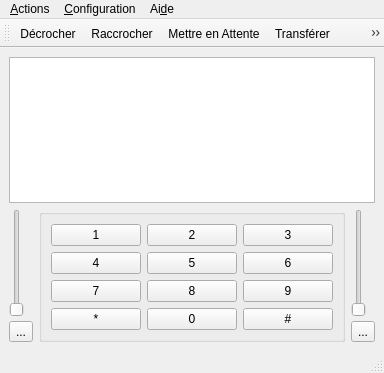
<ui version="4.0" >
 <class>SFLPhone</class>
 <widget class="QMainWindow" name="SFLPhone" >
  <property name="geometry" >
   <rect>
    <x>0</x>
    <y>0</y>
    <width>384</width>
    <height>373</height>
   </rect>
  </property>
  <property name="windowTitle" >
   <string>SFLPhone</string>
  </property>
  <widget class="QWidget" name="centralwidget" >
   <layout class="QVBoxLayout" name="verticalLayout" >
    <item>
     <widget class="QListWidget" name="listWidget_callList" />
    </item>
    <item>
     <layout class="QHBoxLayout" name="horizontalLayout" >
      <item>
       <layout class="QVBoxLayout" name="verticalLayout_2" >
        <property name="spacing" >
         <number>4</number>
        </property>
        <property name="sizeConstraint" >
         <enum>QLayout::SetDefaultConstraint</enum>
        </property>
        <property name="rightMargin" >
         <number>0</number>
        </property>
        <item>
         <widget class="QSlider" name="verticalSlider_2" >
          <property name="sizePolicy" >
           <sizepolicy vsizetype="Expanding" hsizetype="Fixed" >
            <horstretch>0</horstretch>
            <verstretch>0</verstretch>
           </sizepolicy>
          </property>
          <property name="minimumSize" >
           <size>
            <width>0</width>
            <height>50</height>
           </size>
          </property>
          <property name="layoutDirection" >
           <enum>Qt::LeftToRight</enum>
          </property>
          <property name="autoFillBackground" >
           <bool>false</bool>
          </property>
          <property name="orientation" >
           <enum>Qt::Vertical</enum>
          </property>
          <property name="tickPosition" >
           <enum>QSlider::NoTicks</enum>
          </property>
         </widget>
        </item>
        <item>
         <widget class="QToolButton" name="toolButton" >
          <property name="text" >
           <string>...</string>
          </property>
          <property name="icon" >
           <iconset>
            <normaloff>:/Images/mic_75.svg</normaloff>:/Images/mic_75.svg</iconset>
          </property>
         </widget>
        </item>
       </layout>
      </item>
      <item>
       <widget class="KButtonGroup" name="dialpadButtonGroup" >
        <layout class="QGridLayout" name="gridLayout_2" >
         <item row="0" column="0" >
          <widget class="QPushButton" name="pushButton_1" >
           <property name="sizePolicy" >
            <sizepolicy vsizetype="Expanding" hsizetype="Expanding" >
             <horstretch>0</horstretch>
             <verstretch>0</verstretch>
            </sizepolicy>
           </property>
           <property name="text" >
            <string>1</string>
           </property>
          </widget>
         </item>
         <item row="0" column="1" >
          <widget class="QPushButton" name="pushButton_2" >
           <property name="sizePolicy" >
            <sizepolicy vsizetype="Expanding" hsizetype="Expanding" >
             <horstretch>0</horstretch>
             <verstretch>0</verstretch>
            </sizepolicy>
           </property>
           <property name="text" >
            <string>2</string>
           </property>
           <property name="shortcut" >
            <string>2</string>
           </property>
          </widget>
         </item>
         <item row="0" column="2" >
          <widget class="QPushButton" name="pushButton_3" >
           <property name="sizePolicy" >
            <sizepolicy vsizetype="Expanding" hsizetype="Expanding" >
             <horstretch>0</horstretch>
             <verstretch>0</verstretch>
            </sizepolicy>
           </property>
           <property name="text" >
            <string>3</string>
           </property>
          </widget>
         </item>
         <item row="1" column="0" >
          <widget class="QPushButton" name="pushButton_4" >
           <property name="sizePolicy" >
            <sizepolicy vsizetype="Expanding" hsizetype="Expanding" >
             <horstretch>0</horstretch>
             <verstretch>0</verstretch>
            </sizepolicy>
           </property>
           <property name="text" >
            <string>4</string>
           </property>
          </widget>
         </item>
         <item row="1" column="1" >
          <widget class="QPushButton" name="pushButton_5" >
           <property name="sizePolicy" >
            <sizepolicy vsizetype="Expanding" hsizetype="Expanding" >
             <horstretch>0</horstretch>
             <verstretch>0</verstretch>
            </sizepolicy>
           </property>
           <property name="text" >
            <string>5</string>
           </property>
          </widget>
         </item>
         <item row="1" column="2" >
          <widget class="QPushButton" name="pushButton_6" >
           <property name="sizePolicy" >
            <sizepolicy vsizetype="Expanding" hsizetype="Expanding" >
             <horstretch>0</horstretch>
             <verstretch>0</verstretch>
            </sizepolicy>
           </property>
           <property name="text" >
            <string>6</string>
           </property>
          </widget>
         </item>
         <item row="2" column="0" >
          <widget class="QPushButton" name="pushButton_7" >
           <property name="sizePolicy" >
            <sizepolicy vsizetype="Expanding" hsizetype="Expanding" >
             <horstretch>0</horstretch>
             <verstretch>0</verstretch>
            </sizepolicy>
           </property>
           <property name="text" >
            <string>7</string>
           </property>
          </widget>
         </item>
         <item row="2" column="1" >
          <widget class="QPushButton" name="pushButton_8" >
           <property name="sizePolicy" >
            <sizepolicy vsizetype="Expanding" hsizetype="Expanding" >
             <horstretch>0</horstretch>
             <verstretch>0</verstretch>
            </sizepolicy>
           </property>
           <property name="text" >
            <string>8</string>
           </property>
          </widget>
         </item>
         <item row="2" column="2" >
          <widget class="QPushButton" name="pushButton_9" >
           <property name="sizePolicy" >
            <sizepolicy vsizetype="Expanding" hsizetype="Expanding" >
             <horstretch>0</horstretch>
             <verstretch>0</verstretch>
            </sizepolicy>
           </property>
           <property name="text" >
            <string>9</string>
           </property>
          </widget>
         </item>
         <item row="3" column="0" >
          <widget class="QPushButton" name="pushButton_etoile" >
           <property name="sizePolicy" >
            <sizepolicy vsizetype="Expanding" hsizetype="Expanding" >
             <horstretch>0</horstretch>
             <verstretch>0</verstretch>
            </sizepolicy>
           </property>
           <property name="text" >
            <string>*</string>
           </property>
          </widget>
         </item>
         <item row="3" column="1" >
          <widget class="QPushButton" name="pushButton_0" >
           <property name="sizePolicy" >
            <sizepolicy vsizetype="Expanding" hsizetype="Expanding" >
             <horstretch>0</horstretch>
             <verstretch>0</verstretch>
            </sizepolicy>
           </property>
           <property name="text" >
            <string>0</string>
           </property>
          </widget>
         </item>
         <item row="3" column="2" >
          <widget class="QPushButton" name="pushButton_diese" >
           <property name="sizePolicy" >
            <sizepolicy vsizetype="Expanding" hsizetype="Expanding" >
             <horstretch>0</horstretch>
             <verstretch>0</verstretch>
            </sizepolicy>
           </property>
           <property name="text" >
            <string>#</string>
           </property>
          </widget>
         </item>
        </layout>
       </widget>
      </item>
      <item>
       <layout class="QVBoxLayout" name="verticalLayout_3" >
        <property name="spacing" >
         <number>4</number>
        </property>
        <property name="sizeConstraint" >
         <enum>QLayout::SetDefaultConstraint</enum>
        </property>
        <property name="rightMargin" >
         <number>0</number>
        </property>
        <item>
         <widget class="QSlider" name="verticalSlider_3" >
          <property name="sizePolicy" >
           <sizepolicy vsizetype="Expanding" hsizetype="Fixed" >
            <horstretch>0</horstretch>
            <verstretch>0</verstretch>
           </sizepolicy>
          </property>
          <property name="minimumSize" >
           <size>
            <width>0</width>
            <height>50</height>
           </size>
          </property>
          <property name="layoutDirection" >
           <enum>Qt::LeftToRight</enum>
          </property>
          <property name="autoFillBackground" >
           <bool>false</bool>
          </property>
          <property name="orientation" >
           <enum>Qt::Vertical</enum>
          </property>
          <property name="tickPosition" >
           <enum>QSlider::NoTicks</enum>
          </property>
         </widget>
        </item>
        <item>
         <widget class="QToolButton" name="toolButton_2" >
          <property name="text" >
           <string>...</string>
          </property>
          <property name="icon" >
           <iconset>
            <normaloff>:/Images/speaker_75.svg</normaloff>:/Images/speaker_75.svg</iconset>
          </property>
         </widget>
        </item>
       </layout>
      </item>
     </layout>
    </item>
   </layout>
  </widget>
  <widget class="QMenuBar" name="menubar" >
   <property name="geometry" >
    <rect>
     <x>0</x>
     <y>0</y>
     <width>384</width>
     <height>25</height>
    </rect>
   </property>
   <widget class="QMenu" name="menuActions" >
    <property name="title" >
     <string>&amp;Actions</string>
    </property>
    <addaction name="actionDecrocher" />
    <addaction name="actionRaccrocher" />
    <addaction name="actionMettre_en_attente" />
    <addaction name="actionTransferer" />
    <addaction name="actionBoite_vocale" />
   </widget>
   <widget class="QMenu" name="menu_Configuration" >
    <property name="title" >
     <string>&amp;Configuration</string>
    </property>
    <addaction name="actionAfficher_les_barres_de_volume" />
    <addaction name="actionAfficher_le_clavier" />
    <addaction name="separator" />
    <addaction name="actionConfigurer_les_comptes" />
    <addaction name="actionConfigurer_le_son" />
    <addaction name="actionConfigurer_SFLPhone" />
   </widget>
   <widget class="QMenu" name="menuAide" >
    <property name="title" >
     <string>Ai&amp;de</string>
    </property>
    <addaction name="action_About" />
   </widget>
   <addaction name="menuActions" />
   <addaction name="menu_Configuration" />
   <addaction name="menuAide" />
  </widget>
  <widget class="QStatusBar" name="statusbar" />
  <widget class="QToolBar" name="toolBar" >
   <property name="windowTitle" >
    <string>toolBar</string>
   </property>
   <attribute name="toolBarArea" >
    <enum>TopToolBarArea</enum>
   </attribute>
   <attribute name="toolBarBreak" >
    <bool>false</bool>
   </attribute>
   <addaction name="actionDecrocher" />
   <addaction name="actionRaccrocher" />
   <addaction name="actionMettre_en_attente" />
   <addaction name="actionTransferer" />
   <addaction name="actionBoite_vocale" />
   <addaction name="separator" />
   <addaction name="actionHistorique" />
  </widget>
  <action name="actionDecrocher" >
   <property name="icon" >
    <iconset>
     <normaloff>:/Images/accept.svg</normaloff>:/Images/accept.svg</iconset>
   </property>
   <property name="text" >
    <string>&amp;Décrocher</string>
   </property>
  </action>
  <action name="actionRaccrocher" >
   <property name="icon" >
    <iconset>
     <normaloff>:/Images/hang_up.svg</normaloff>:/Images/hang_up.svg</iconset>
   </property>
   <property name="text" >
    <string>&amp;Raccrocher</string>
   </property>
  </action>
  <action name="actionMettre_en_attente" >
   <property name="icon" >
    <iconset>
     <normaloff>:/Images/hold.svg</normaloff>:/Images/hold.svg</iconset>
   </property>
   <property name="text" >
    <string>Mettre en &amp;Attente</string>
   </property>
  </action>
  <action name="actionTransferer" >
   <property name="icon" >
    <iconset>
     <normaloff>:/Images/transfert.svg</normaloff>:/Images/transfert.svg</iconset>
   </property>
   <property name="text" >
    <string>&amp;Transférer</string>
   </property>
  </action>
  <action name="actionHistorique" >
   <property name="icon" >
    <iconset>
     <normaloff>:/Images/history2.svg</normaloff>:/Images/history2.svg</iconset>
   </property>
   <property name="text" >
    <string>&amp;Historique</string>
   </property>
  </action>
  <action name="actionBoite_vocale" >
   <property name="icon" >
    <iconset>
     <normaloff>:/Images/mailbox.svg</normaloff>:/Images/mailbox.svg</iconset>
   </property>
   <property name="text" >
    <string>&amp;Boîte Vocale</string>
   </property>
  </action>
  <action name="actionConfigurer_les_comptes" >
   <property name="icon" >
    <iconset>
     <normaloff>:/Images/stock_person.svg</normaloff>:/Images/stock_person.svg</iconset>
   </property>
   <property name="text" >
    <string>Configurer les &amp;comptes</string>
   </property>
  </action>
  <action name="actionConfigurer_le_son" >
   <property name="icon" >
    <iconset>
     <normaloff>:/Images/icon_volume.svg</normaloff>:/Images/icon_volume.svg</iconset>
   </property>
   <property name="text" >
    <string>Configurer le &amp;son</string>
   </property>
  </action>
  <action name="actionConfigurer_SFLPhone" >
   <property name="icon" >
    <iconset>
     <normaloff>:/Images/sflphone.png</normaloff>:/Images/sflphone.png</iconset>
   </property>
   <property name="text" >
    <string>&amp;Configurer SFLPhone</string>
   </property>
  </action>
  <action name="actionAfficher_les_barres_de_volume" >
   <property name="checkable" >
    <bool>true</bool>
   </property>
   <property name="checked" >
    <bool>true</bool>
   </property>
   <property name="icon" >
    <iconset>
     <normaloff>:/Images/icon_volume.svg</normaloff>:/Images/icon_volume.svg</iconset>
   </property>
   <property name="text" >
    <string>Afficher les barres de &amp;volume</string>
   </property>
  </action>
  <action name="action_About" >
   <property name="text" >
    <string>&amp;About</string>
   </property>
  </action>
  <action name="actionAfficher_le_clavier" >
   <property name="checkable" >
    <bool>true</bool>
   </property>
   <property name="checked" >
    <bool>true</bool>
   </property>
   <property name="icon" >
    <iconset>
     <normaloff>:/Images/icon_dialpad.svg</normaloff>:/Images/icon_dialpad.svg</iconset>
   </property>
   <property name="text" >
    <string>Afficher le &amp;clavier</string>
   </property>
  </action>
 </widget>
 <customwidgets>
  <customwidget>
   <class>KButtonGroup</class>
   <extends>QGroupBox</extends>
   <header>kbuttongroup.h</header>
   <container>1</container>
  </customwidget>
 </customwidgets>
 <resources>
  <include location="resources.qrc" />
 </resources>
 <connections>
  <connection>
   <sender>actionAfficher_les_barres_de_volume</sender>
   <signal>toggled(bool)</signal>
   <receiver>verticalSlider_2</receiver>
   <slot>setVisible(bool)</slot>
   <hints>
    <hint type="sourcelabel" >
     <x>-1</x>
     <y>-1</y>
    </hint>
    <hint type="destinationlabel" >
     <x>16</x>
     <y>313</y>
    </hint>
   </hints>
  </connection>
 </connections>
</ui>
